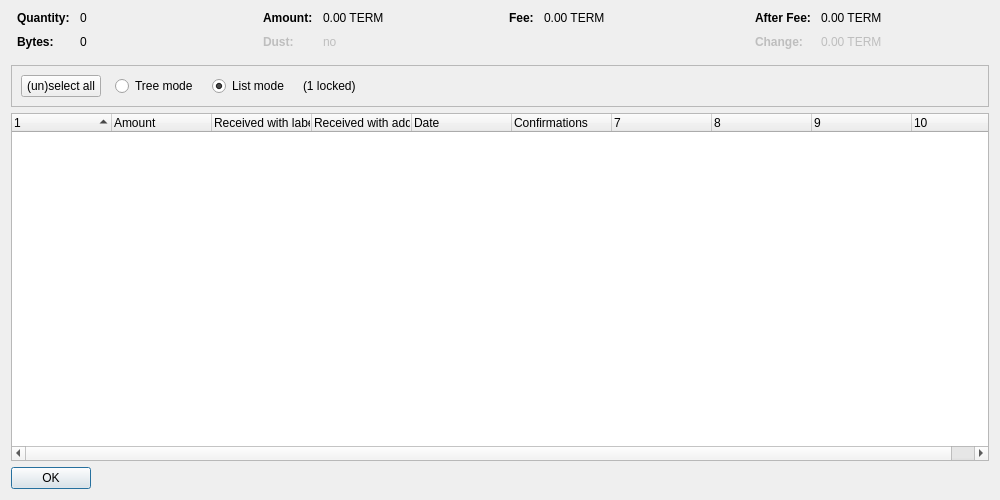
<?xml version="1.0" encoding="UTF-8"?>
<ui version="4.0">
 <class>CoinControlDialog</class>
 <widget class="QDialog" name="CoinControlDialog">
  <property name="geometry">
   <rect>
    <x>0</x>
    <y>0</y>
    <width>1000</width>
    <height>500</height>
   </rect>
  </property>
  <property name="windowTitle">
   <string>Coin Selection</string>
  </property>
  <layout class="QVBoxLayout" name="verticalLayout">
   <item>
    <layout class="QHBoxLayout" name="horizontalLayoutTop" stretch="0,0,0,0">
     <property name="topMargin">
      <number>0</number>
     </property>
     <property name="bottomMargin">
      <number>10</number>
     </property>
     <item>
      <layout class="QFormLayout" name="formLayoutCoinControl1">
       <property name="horizontalSpacing">
        <number>10</number>
       </property>
       <property name="verticalSpacing">
        <number>10</number>
       </property>
       <property name="leftMargin">
        <number>6</number>
       </property>
       <property name="rightMargin">
        <number>6</number>
       </property>
       <item row="0" column="0">
        <widget class="QLabel" name="labelCoinControlQuantityText">
         <property name="font">
          <font>
           <weight>75</weight>
           <bold>true</bold>
          </font>
         </property>
         <property name="text">
          <string>Quantity:</string>
         </property>
        </widget>
       </item>
       <item row="0" column="1">
        <widget class="QLabel" name="labelCoinControlQuantity">
         <property name="cursor">
          <cursorShape>IBeamCursor</cursorShape>
         </property>
         <property name="contextMenuPolicy">
          <enum>Qt::ActionsContextMenu</enum>
         </property>
         <property name="text">
          <string notr="true">0</string>
         </property>
         <property name="textInteractionFlags">
          <set>Qt::LinksAccessibleByMouse|Qt::TextSelectableByKeyboard|Qt::TextSelectableByMouse</set>
         </property>
        </widget>
       </item>
       <item row="1" column="0">
        <widget class="QLabel" name="labelCoinControlBytesText">
         <property name="font">
          <font>
           <weight>75</weight>
           <bold>true</bold>
          </font>
         </property>
         <property name="text">
          <string>Bytes:</string>
         </property>
        </widget>
       </item>
       <item row="1" column="1">
        <widget class="QLabel" name="labelCoinControlBytes">
         <property name="cursor">
          <cursorShape>IBeamCursor</cursorShape>
         </property>
         <property name="contextMenuPolicy">
          <enum>Qt::ActionsContextMenu</enum>
         </property>
         <property name="text">
          <string notr="true">0</string>
         </property>
         <property name="textInteractionFlags">
          <set>Qt::LinksAccessibleByMouse|Qt::TextSelectableByKeyboard|Qt::TextSelectableByMouse</set>
         </property>
        </widget>
       </item>
      </layout>
     </item>
     <item>
      <layout class="QFormLayout" name="formLayoutCoinControl2">
       <property name="horizontalSpacing">
        <number>10</number>
       </property>
       <property name="verticalSpacing">
        <number>10</number>
       </property>
       <property name="leftMargin">
        <number>6</number>
       </property>
       <property name="rightMargin">
        <number>6</number>
       </property>
       <item row="0" column="0">
        <widget class="QLabel" name="labelCoinControlAmountText">
         <property name="font">
          <font>
           <weight>75</weight>
           <bold>true</bold>
          </font>
         </property>
         <property name="text">
          <string>Amount:</string>
         </property>
        </widget>
       </item>
       <item row="0" column="1">
        <widget class="QLabel" name="labelCoinControlAmount">
         <property name="cursor">
          <cursorShape>IBeamCursor</cursorShape>
         </property>
         <property name="contextMenuPolicy">
          <enum>Qt::ActionsContextMenu</enum>
         </property>
         <property name="text">
          <string notr="true">0.00 TERM</string>
         </property>
         <property name="textInteractionFlags">
          <set>Qt::LinksAccessibleByMouse|Qt::TextSelectableByKeyboard|Qt::TextSelectableByMouse</set>
         </property>
        </widget>
       </item>
       <item row="1" column="0">
        <widget class="QLabel" name="labelCoinControlLowOutputText">
         <property name="enabled">
          <bool>false</bool>
         </property>
         <property name="font">
          <font>
           <weight>75</weight>
           <bold>true</bold>
          </font>
         </property>
         <property name="text">
          <string>Dust:</string>
         </property>
        </widget>
       </item>
       <item row="1" column="1">
        <widget class="QLabel" name="labelCoinControlLowOutput">
         <property name="enabled">
          <bool>false</bool>
         </property>
         <property name="cursor">
          <cursorShape>IBeamCursor</cursorShape>
         </property>
         <property name="contextMenuPolicy">
          <enum>Qt::ActionsContextMenu</enum>
         </property>
         <property name="text">
          <string notr="true">no</string>
         </property>
         <property name="textInteractionFlags">
          <set>Qt::LinksAccessibleByMouse|Qt::TextSelectableByKeyboard|Qt::TextSelectableByMouse</set>
         </property>
        </widget>
       </item>
      </layout>
     </item>
     <item>
      <layout class="QFormLayout" name="formLayoutCoinControl3">
       <property name="horizontalSpacing">
        <number>10</number>
       </property>
       <property name="verticalSpacing">
        <number>10</number>
       </property>
       <property name="leftMargin">
        <number>6</number>
       </property>
       <property name="rightMargin">
        <number>6</number>
       </property>
       <item row="0" column="0">
        <widget class="QLabel" name="labelCoinControlFeeText">
         <property name="font">
          <font>
           <weight>75</weight>
           <bold>true</bold>
          </font>
         </property>
         <property name="text">
          <string>Fee:</string>
         </property>
        </widget>
       </item>
       <item row="0" column="1">
        <widget class="QLabel" name="labelCoinControlFee">
         <property name="cursor">
          <cursorShape>IBeamCursor</cursorShape>
         </property>
         <property name="contextMenuPolicy">
          <enum>Qt::ActionsContextMenu</enum>
         </property>
         <property name="text">
          <string notr="true">0.00 TERM</string>
         </property>
         <property name="textInteractionFlags">
          <set>Qt::LinksAccessibleByMouse|Qt::TextSelectableByKeyboard|Qt::TextSelectableByMouse</set>
         </property>
        </widget>
       </item>
      </layout>
     </item>
     <item>
      <layout class="QFormLayout" name="formLayoutCoinControl4">
       <property name="horizontalSpacing">
        <number>10</number>
       </property>
       <property name="verticalSpacing">
        <number>10</number>
       </property>
       <property name="leftMargin">
        <number>6</number>
       </property>
       <property name="rightMargin">
        <number>6</number>
       </property>
       <item row="0" column="0">
        <widget class="QLabel" name="labelCoinControlAfterFeeText">
         <property name="font">
          <font>
           <weight>75</weight>
           <bold>true</bold>
          </font>
         </property>
         <property name="text">
          <string>After Fee:</string>
         </property>
        </widget>
       </item>
       <item row="0" column="1">
        <widget class="QLabel" name="labelCoinControlAfterFee">
         <property name="cursor">
          <cursorShape>IBeamCursor</cursorShape>
         </property>
         <property name="contextMenuPolicy">
          <enum>Qt::ActionsContextMenu</enum>
         </property>
         <property name="text">
          <string notr="true">0.00 TERM</string>
         </property>
         <property name="textInteractionFlags">
          <set>Qt::LinksAccessibleByMouse|Qt::TextSelectableByKeyboard|Qt::TextSelectableByMouse</set>
         </property>
        </widget>
       </item>
       <item row="1" column="0">
        <widget class="QLabel" name="labelCoinControlChangeText">
         <property name="enabled">
          <bool>false</bool>
         </property>
         <property name="font">
          <font>
           <weight>75</weight>
           <bold>true</bold>
          </font>
         </property>
         <property name="text">
          <string>Change:</string>
         </property>
        </widget>
       </item>
       <item row="1" column="1">
        <widget class="QLabel" name="labelCoinControlChange">
         <property name="enabled">
          <bool>false</bool>
         </property>
         <property name="cursor">
          <cursorShape>IBeamCursor</cursorShape>
         </property>
         <property name="contextMenuPolicy">
          <enum>Qt::ActionsContextMenu</enum>
         </property>
         <property name="text">
          <string notr="true">0.00 TERM</string>
         </property>
         <property name="textInteractionFlags">
          <set>Qt::LinksAccessibleByMouse|Qt::TextSelectableByKeyboard|Qt::TextSelectableByMouse</set>
         </property>
        </widget>
       </item>
      </layout>
     </item>
    </layout>
   </item>
   <item>
    <widget class="QFrame" name="frame">
     <property name="minimumSize">
      <size>
       <width>0</width>
       <height>40</height>
      </size>
     </property>
     <property name="frameShape">
      <enum>QFrame::StyledPanel</enum>
     </property>
     <property name="frameShadow">
      <enum>QFrame::Sunken</enum>
     </property>
     <layout class="QHBoxLayout" name="horizontalLayout">
      <item>
       <layout class="QHBoxLayout" name="horizontalLayoutPanel" stretch="0,0,0,0,0">
        <property name="spacing">
         <number>14</number>
        </property>
        <item>
         <widget class="QPushButton" name="pushButtonSelectAll">
          <property name="sizePolicy">
           <sizepolicy hsizetype="Maximum" vsizetype="Fixed">
            <horstretch>0</horstretch>
            <verstretch>0</verstretch>
           </sizepolicy>
          </property>
          <property name="text">
           <string>(un)select all</string>
          </property>
          <property name="autoDefault">
           <bool>false</bool>
          </property>
         </widget>
        </item>
        <item>
         <widget class="QRadioButton" name="radioTreeMode">
          <property name="sizePolicy">
           <sizepolicy hsizetype="Maximum" vsizetype="Fixed">
            <horstretch>0</horstretch>
            <verstretch>0</verstretch>
           </sizepolicy>
          </property>
          <property name="text">
           <string>Tree mode</string>
          </property>
         </widget>
        </item>
        <item>
         <widget class="QRadioButton" name="radioListMode">
          <property name="sizePolicy">
           <sizepolicy hsizetype="Maximum" vsizetype="Fixed">
            <horstretch>0</horstretch>
            <verstretch>0</verstretch>
           </sizepolicy>
          </property>
          <property name="text">
           <string>List mode</string>
          </property>
          <property name="checked">
           <bool>true</bool>
          </property>
         </widget>
        </item>
        <item>
         <widget class="QLabel" name="labelLocked">
          <property name="text">
           <string notr="true">(1 locked)</string>
          </property>
         </widget>
        </item>
        <item>
         <spacer name="horizontalSpacer">
          <property name="orientation">
           <enum>Qt::Horizontal</enum>
          </property>
          <property name="sizeHint" stdset="0">
           <size>
            <width>40</width>
            <height>20</height>
           </size>
          </property>
         </spacer>
        </item>
       </layout>
      </item>
     </layout>
    </widget>
   </item>
   <item>
    <widget class="CoinControlTreeWidget" name="treeWidget">
     <property name="contextMenuPolicy">
      <enum>Qt::CustomContextMenu</enum>
     </property>
     <property name="sortingEnabled">
      <bool>false</bool>
     </property>
     <property name="columnCount">
      <number>10</number>
     </property>
     <attribute name="headerShowSortIndicator" stdset="0">
      <bool>true</bool>
     </attribute>
     <attribute name="headerStretchLastSection">
      <bool>false</bool>
     </attribute>
     <column>
      <property name="text">
       <string/>
      </property>
     </column>
     <column>
      <property name="text">
       <string>Amount</string>
      </property>
     </column>
     <column>
      <property name="text">
       <string>Received with label</string>
      </property>
     </column>
     <column>
      <property name="text">
       <string>Received with address</string>
      </property>
     </column>
     <column>
      <property name="text">
       <string>Date</string>
      </property>
     </column>
     <column>
      <property name="text">
       <string>Confirmations</string>
      </property>
      <property name="toolTip">
       <string>Confirmed</string>
      </property>
     </column>
     <column>
      <property name="text">
       <string/>
      </property>
     </column>
     <column>
      <property name="text">
       <string/>
      </property>
     </column>
     <column>
      <property name="text">
       <string/>
      </property>
     </column>
     <column>
      <property name="text">
       <string/>
      </property>
     </column>
    </widget>
   </item>
   <item>
    <widget class="QDialogButtonBox" name="buttonBox">
     <property name="sizePolicy">
      <sizepolicy hsizetype="Maximum" vsizetype="Fixed">
       <horstretch>0</horstretch>
       <verstretch>0</verstretch>
      </sizepolicy>
     </property>
     <property name="orientation">
      <enum>Qt::Horizontal</enum>
     </property>
     <property name="standardButtons">
      <set>QDialogButtonBox::Ok</set>
     </property>
    </widget>
   </item>
  </layout>
 </widget>
 <customwidgets>
  <customwidget>
   <class>CoinControlTreeWidget</class>
   <extends>QTreeWidget</extends>
   <header>coincontroltreewidget.h</header>
  </customwidget>
 </customwidgets>
 <resources/>
 <connections/>
</ui>
